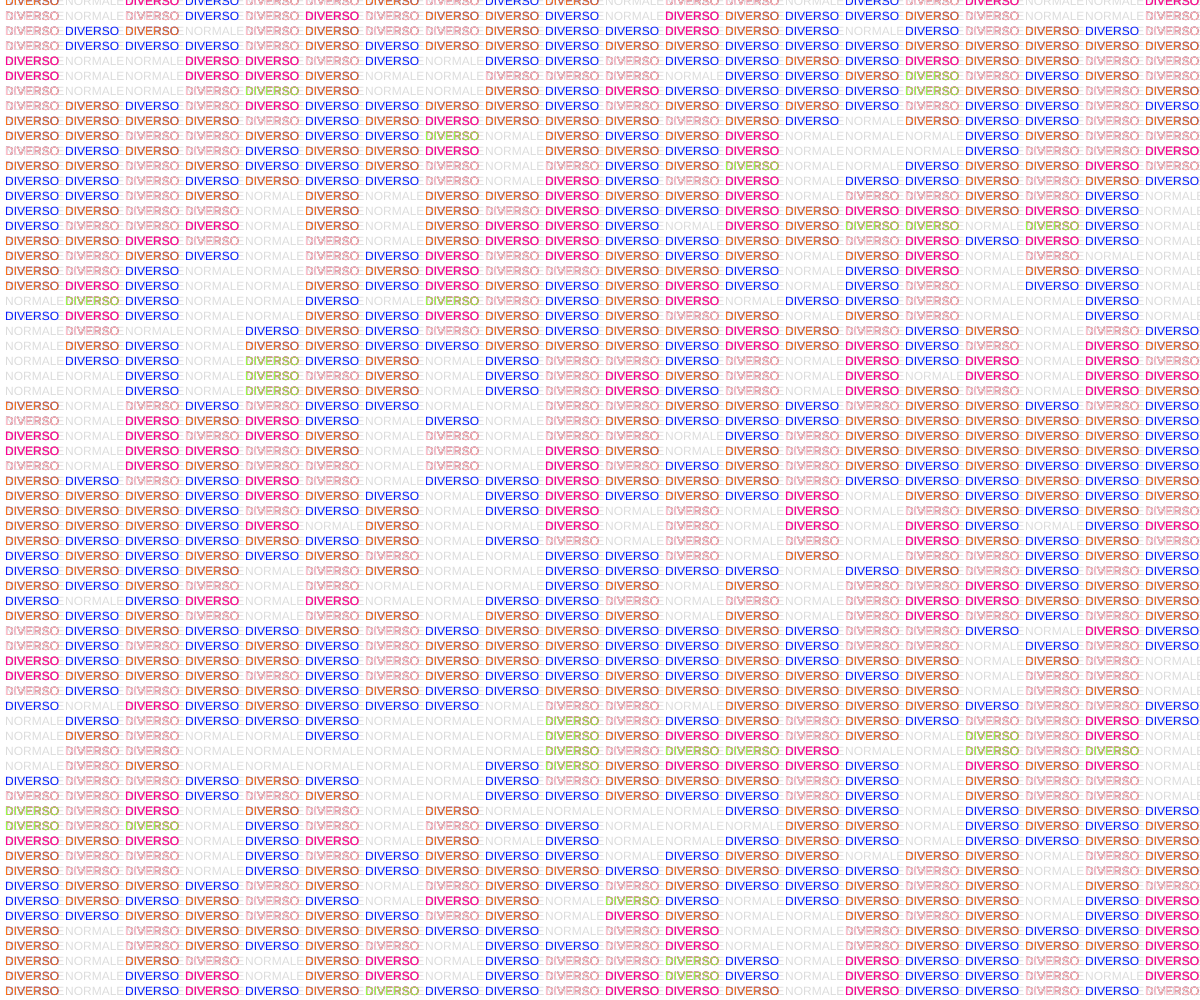
Frame 1 (no input)
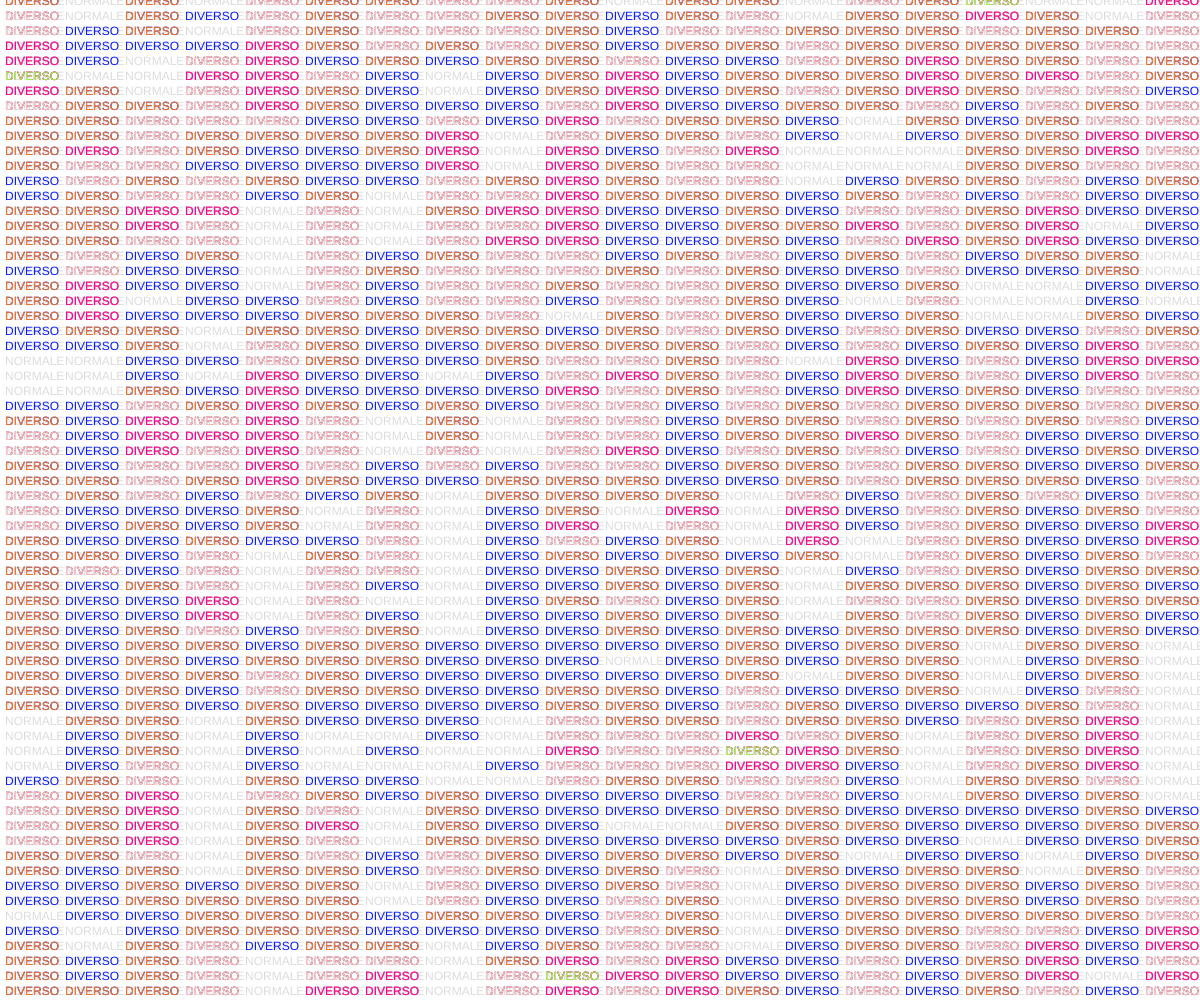
Frame 60 (no input)
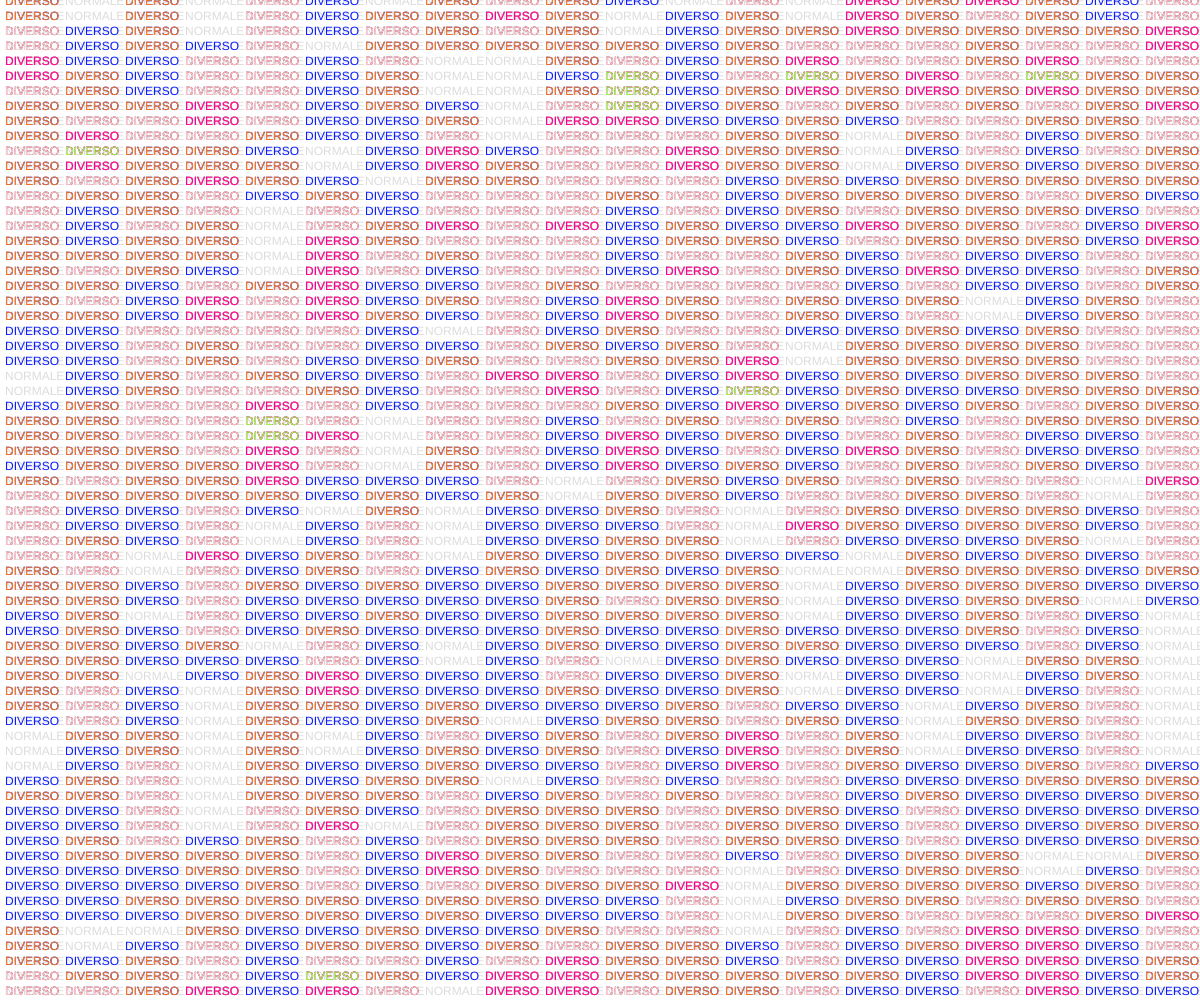
Frame 120 (the mouse pressed at the canvas centre since frame 60)

The p5.js sketch that drew these frames (run headless with seeded random() and noise() and a simulated clock; from frame 60 on, the mouse is pressed at the canvas centre):

// p5.js sketch
// ── sketch.js
                                                   
//# #####  ###### #    # ###### #####   ####    ##   
//# #    # #      #    # #      #    # #       #  #  
//# #    # #####  #    # #####  #    #  ####  #    # 
//# #####  #      #    # #      #####       # ###### 
//# #   #  #       #  #  #      #   #  #    # #    # 
//# #    # ######   ##   ###### #    #  ####  #    # 

// DA VICINO NESSUNO E' NORMALE 0.1 by IreneBacherotti [normale, diverso]
// 2022 © IreneBacherotti. @irebache Daniele @Fupete and the course DS-2022 at DESIGN.unirsm 
// github.com/ds-2022-unirsm — github.com/fupete
// Educational purposes, MIT License, 2022, San Marino
// —



let noiseScale=0.4;
let vx=0;
let vy=0;
let tempo=0;




function setup() {
  createCanvas(windowWidth, windowHeight);
}

function draw() {
  background(255);
  
  
  
  
  vy=0;
  
 for (let y=5; y < height; y+=15) {
  vx=0;
  for (let x=5; x < width; x+=60) {
     vx=vx+1; 
    let noiseVal = noise(vx, vy, tempo);
    fill(220);
         text('NORMALE', x, y);
   
   
    if (noiseVal<0.6){
      
      fill(10,30,255);
       text('DIVERSO', x, y);
      }
     if (noiseVal<0.5){
      
      fill(255,117,20);
       text('DIVERSO', x, y);
      }
      if (noiseVal<0.4){
      
      fill(255,192,203);
       text('DIVERSO', x, y);
      
      }
     if (noiseVal<0.3){
      
      fill(255,0,150);
       text('DIVERSO', x, y);
      
      }
      if (noiseVal<0.2){
      
      fill(150,255,70);
       text('DIVERSO', x, y);
      
      }

    }
     vy=vy+0.2;
    }
  tempo+=0.005;
}
